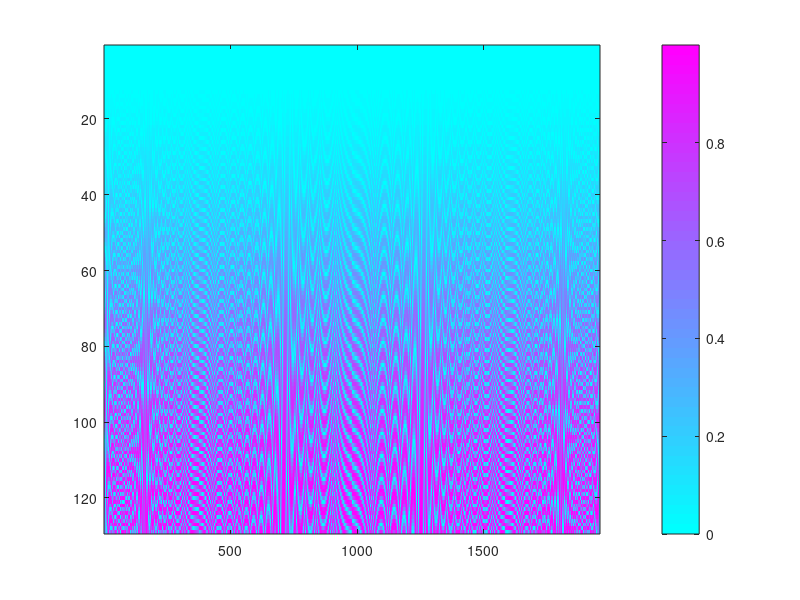

MATLAB code for this plot: (Note: this script raises an error after producing the figure.)
% signal_stft.m
%%%%%%%%%%%%%%%%%%%%%%
% signal 
fs=1000;
Ts=1/fs;
N=12000;
t=(0:N-1)*Ts;
x=transpose(sin(2*t.*(t-3).*(t-6).*(t-9).*(t-12)));

% notation
L=256;
M=256;
N0=250;
n0=1+floor((N-L)/(L-N0));
s=L-N0;
l=transpose(1:L);
k=transpose(1:M/2+1);
m=1:M;
j=1:n0;

% window
w=hann(L);

% sampling and locarization
Y=zeros(L,n0);
Y(l,j)=w(l,1).*x(s.*(j-1)+l);

% sqrt(M) times Fourier matrix
omega=exp(2*pi*i/M);
F=zeros(M);
F(l,m)=power(omega,-(l-1).*(m-1));

% discrete short-time Fourier transform
Z=F*Y;

% spectrogram
X=zeros(M/2+1,n0);
X(k,j)=abs(Y(k,j));

% plotting
imagesc(X);
colorbar;
colormap(cool(50))
title('Spectrogram of x[n]=x(n/fs)','x(t) = sin(2t(t-3)(t-6)(t-9)(t-12))')
xlabel('n = 0,1,2..., N-1')
xticks([0 1958/2 1958])
xticklabels({'0','6000','12000'})
ylabel('k = 0, 1, ..., M/2+1')
yticks([1 129/2 129])
yticklabels({'500','250','0'})
